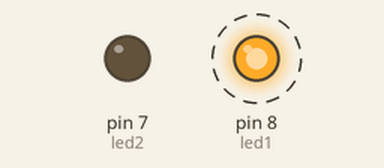
Recording of a sketch running on a simulated Arduino Uno, built with avr-gcc and run on an emulated ATmega328P. Shown: output pins drawn as LEDs (lit = HIGH). Dashed ring = blinking.

Above: at 0.1 s.
At 38.1 s:
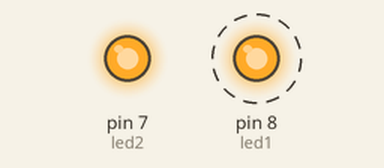
Timing chart, 0 to 40.0 s (numbered marks = the images above):
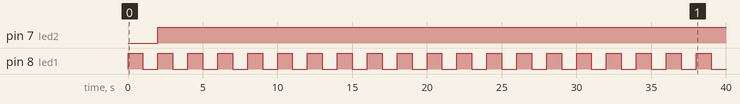

The sketch:

Exercise1.ino
```cpp
//Names: Ali Mousa Baqer Al-Muslim, Mehmet Asim Altinisik, Zepei Zhao
//Group number: 27
//Submssion code: 495RT6

//setting first led to pin 8
byte led1= 8;
//setting second led to pin 7
byte led2= 7;

void setup()
{
  // setting pin mode to output
  pinMode(led1, OUTPUT);
  // setting pin mode to output
  pinMode(led2, OUTPUT);
}

void loop()
{// turning on the light by setting it to high
  digitalWrite(led1, HIGH);
  // delaying one second
  delay(1000);
  //turning off the by setting digitalwrite to low
  digitalWrite(led1, LOW);
  //delaying one second again
  delay(1000);

  // setting the second light to on since we can control on and off by button
  digitalWrite(led2,HIGH);
}
```

Measured:
- by itself, pin 7 (led2): LOW → HIGH at 2.0 s
- by itself, pin 8 (led1): alternates HIGH for 1.0 s and LOW for 1.0 s
